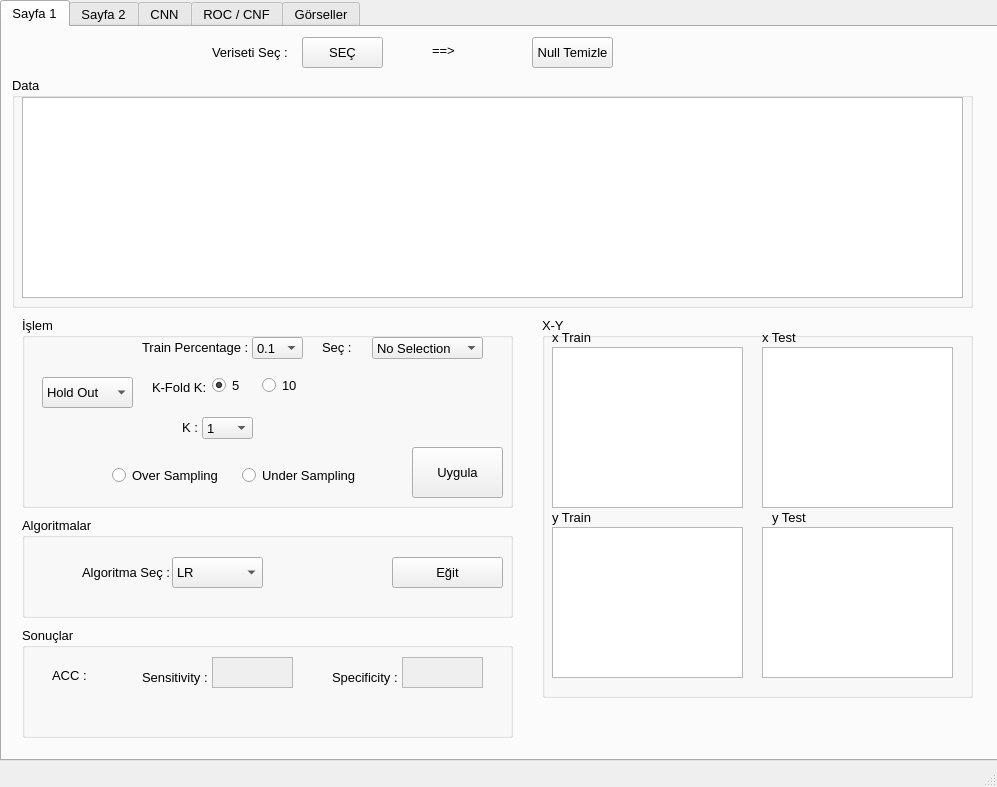
<?xml version="1.0" encoding="UTF-8"?>
<ui version="4.0">
 <class>MainWindow</class>
 <widget class="QMainWindow" name="MainWindow">
  <property name="geometry">
   <rect>
    <x>0</x>
    <y>0</y>
    <width>997</width>
    <height>787</height>
   </rect>
  </property>
  <property name="windowTitle">
   <string>MainWindow</string>
  </property>
  <widget class="QWidget" name="centralwidget">
   <widget class="QTabWidget" name="tabWidget">
    <property name="geometry">
     <rect>
      <x>0</x>
      <y>0</y>
      <width>1001</width>
      <height>761</height>
     </rect>
    </property>
    <property name="font">
     <font>
      <family>Segoe UI</family>
      <pointsize>10</pointsize>
     </font>
    </property>
    <property name="currentIndex">
     <number>0</number>
    </property>
    <widget class="QWidget" name="tab">
     <attribute name="title">
      <string>Sayfa 1</string>
     </attribute>
     <widget class="QGroupBox" name="groupBox">
      <property name="geometry">
       <rect>
        <x>20</x>
        <y>490</y>
        <width>491</width>
        <height>101</height>
       </rect>
      </property>
      <property name="font">
       <font>
        <family>Segoe UI</family>
        <pointsize>10</pointsize>
       </font>
      </property>
      <property name="title">
       <string>Algoritmalar</string>
      </property>
      <widget class="QComboBox" name="algseccb">
       <property name="geometry">
        <rect>
         <x>150</x>
         <y>40</y>
         <width>91</width>
         <height>31</height>
        </rect>
       </property>
       <property name="font">
        <font>
         <family>Segoe UI</family>
         <pointsize>10</pointsize>
        </font>
       </property>
       <item>
        <property name="text">
         <string>LR</string>
        </property>
       </item>
       <item>
        <property name="text">
         <string>DT</string>
        </property>
       </item>
       <item>
        <property name="text">
         <string>KNN</string>
        </property>
       </item>
       <item>
        <property name="text">
         <string>SVM</string>
        </property>
       </item>
      </widget>
      <widget class="QPushButton" name="egitbtn">
       <property name="geometry">
        <rect>
         <x>370</x>
         <y>40</y>
         <width>111</width>
         <height>31</height>
        </rect>
       </property>
       <property name="font">
        <font>
         <family>Segoe UI</family>
         <pointsize>10</pointsize>
        </font>
       </property>
       <property name="text">
        <string>Eğit</string>
       </property>
      </widget>
      <widget class="QLabel" name="label_10">
       <property name="geometry">
        <rect>
         <x>60</x>
         <y>40</y>
         <width>91</width>
         <height>31</height>
        </rect>
       </property>
       <property name="font">
        <font>
         <family>Segoe UI</family>
        </font>
       </property>
       <property name="text">
        <string>Algoritma Seç :</string>
       </property>
      </widget>
     </widget>
     <widget class="QGroupBox" name="groupBox_3">
      <property name="geometry">
       <rect>
        <x>20</x>
        <y>290</y>
        <width>491</width>
        <height>191</height>
       </rect>
      </property>
      <property name="font">
       <font>
        <family>Segoe UI</family>
       </font>
      </property>
      <property name="title">
       <string>İşlem</string>
      </property>
      <widget class="QPushButton" name="svm_ayir">
       <property name="geometry">
        <rect>
         <x>390</x>
         <y>130</y>
         <width>91</width>
         <height>51</height>
        </rect>
       </property>
       <property name="font">
        <font>
         <family>Segoe UI</family>
         <pointsize>10</pointsize>
        </font>
       </property>
       <property name="text">
        <string>Uygula</string>
       </property>
      </widget>
      <widget class="QComboBox" name="comboBox">
       <property name="geometry">
        <rect>
         <x>230</x>
         <y>20</y>
         <width>51</width>
         <height>22</height>
        </rect>
       </property>
       <property name="font">
        <font>
         <family>Segoe UI</family>
         <pointsize>10</pointsize>
        </font>
       </property>
       <item>
        <property name="text">
         <string>0.1</string>
        </property>
       </item>
       <item>
        <property name="text">
         <string>0.2</string>
        </property>
       </item>
       <item>
        <property name="text">
         <string>0.3</string>
        </property>
       </item>
       <item>
        <property name="text">
         <string>0.4</string>
        </property>
       </item>
       <item>
        <property name="text">
         <string>0.5</string>
        </property>
       </item>
      </widget>
      <widget class="QLabel" name="label_6">
       <property name="geometry">
        <rect>
         <x>120</x>
         <y>20</y>
         <width>111</width>
         <height>20</height>
        </rect>
       </property>
       <property name="font">
        <font>
         <family>Segoe UI</family>
         <pointsize>10</pointsize>
        </font>
       </property>
       <property name="text">
        <string>Train Percentage :</string>
       </property>
      </widget>
      <widget class="QComboBox" name="kfoldk">
       <property name="geometry">
        <rect>
         <x>180</x>
         <y>100</y>
         <width>51</width>
         <height>22</height>
        </rect>
       </property>
       <property name="font">
        <font>
         <family>Segoe UI</family>
        </font>
       </property>
       <item>
        <property name="text">
         <string>1</string>
        </property>
       </item>
       <item>
        <property name="text">
         <string>2</string>
        </property>
       </item>
       <item>
        <property name="text">
         <string>3</string>
        </property>
       </item>
       <item>
        <property name="text">
         <string>4</string>
        </property>
       </item>
       <item>
        <property name="text">
         <string>5</string>
        </property>
       </item>
      </widget>
      <widget class="QComboBox" name="comboBox_3">
       <property name="geometry">
        <rect>
         <x>20</x>
         <y>60</y>
         <width>91</width>
         <height>31</height>
        </rect>
       </property>
       <property name="font">
        <font>
         <family>Segoe UI</family>
         <pointsize>10</pointsize>
        </font>
       </property>
       <item>
        <property name="text">
         <string>Hold Out</string>
        </property>
       </item>
       <item>
        <property name="text">
         <string>K-Fold</string>
        </property>
       </item>
      </widget>
      <widget class="QLabel" name="label_21">
       <property name="geometry">
        <rect>
         <x>160</x>
         <y>100</y>
         <width>21</width>
         <height>21</height>
        </rect>
       </property>
       <property name="font">
        <font>
         <family>Segoe UI</family>
        </font>
       </property>
       <property name="text">
        <string>K :</string>
       </property>
      </widget>
      <widget class="QRadioButton" name="radioButton_10">
       <property name="geometry">
        <rect>
         <x>240</x>
         <y>60</y>
         <width>51</width>
         <height>17</height>
        </rect>
       </property>
       <property name="font">
        <font>
         <family>Segoe UI</family>
         <pointsize>10</pointsize>
        </font>
       </property>
       <property name="text">
        <string>10</string>
       </property>
      </widget>
      <widget class="QRadioButton" name="radioButton_5">
       <property name="geometry">
        <rect>
         <x>190</x>
         <y>60</y>
         <width>51</width>
         <height>17</height>
        </rect>
       </property>
       <property name="font">
        <font>
         <family>Segoe UI</family>
         <pointsize>10</pointsize>
        </font>
       </property>
       <property name="text">
        <string>5</string>
       </property>
       <property name="checked">
        <bool>true</bool>
       </property>
      </widget>
      <widget class="QLabel" name="label_22">
       <property name="geometry">
        <rect>
         <x>130</x>
         <y>60</y>
         <width>61</width>
         <height>21</height>
        </rect>
       </property>
       <property name="font">
        <font>
         <family>Segoe UI</family>
         <pointsize>10</pointsize>
        </font>
       </property>
       <property name="text">
        <string>K-Fold K:</string>
       </property>
      </widget>
      <widget class="QComboBox" name="comboBox_2">
       <property name="geometry">
        <rect>
         <x>350</x>
         <y>20</y>
         <width>111</width>
         <height>22</height>
        </rect>
       </property>
       <property name="font">
        <font>
         <family>Segoe UI</family>
        </font>
       </property>
       <item>
        <property name="text">
         <string>No Selection</string>
        </property>
       </item>
       <item>
        <property name="text">
         <string>PCA</string>
        </property>
       </item>
       <item>
        <property name="text">
         <string>chi2</string>
        </property>
       </item>
      </widget>
      <widget class="QLabel" name="label_15">
       <property name="geometry">
        <rect>
         <x>300</x>
         <y>20</y>
         <width>41</width>
         <height>21</height>
        </rect>
       </property>
       <property name="font">
        <font>
         <family>Segoe UI</family>
        </font>
       </property>
       <property name="text">
        <string>Seç :</string>
       </property>
      </widget>
      <widget class="QRadioButton" name="under">
       <property name="geometry">
        <rect>
         <x>220</x>
         <y>150</y>
         <width>121</width>
         <height>17</height>
        </rect>
       </property>
       <property name="font">
        <font>
         <family>Segoe UI</family>
        </font>
       </property>
       <property name="text">
        <string>Under Sampling</string>
       </property>
       <attribute name="buttonGroup">
        <string notr="true">buttonGroup_2</string>
       </attribute>
      </widget>
      <widget class="QRadioButton" name="over">
       <property name="geometry">
        <rect>
         <x>90</x>
         <y>150</y>
         <width>111</width>
         <height>17</height>
        </rect>
       </property>
       <property name="font">
        <font>
         <family>Segoe UI</family>
        </font>
       </property>
       <property name="text">
        <string>Over Sampling</string>
       </property>
       <attribute name="buttonGroup">
        <string notr="true">buttonGroup_2</string>
       </attribute>
      </widget>
     </widget>
     <widget class="QGroupBox" name="groupBox_7">
      <property name="geometry">
       <rect>
        <x>540</x>
        <y>290</y>
        <width>431</width>
        <height>381</height>
       </rect>
      </property>
      <property name="font">
       <font>
        <family>Segoe UI</family>
       </font>
      </property>
      <property name="title">
       <string>X-Y</string>
      </property>
      <widget class="QLabel" name="label_3">
       <property name="geometry">
        <rect>
         <x>10</x>
         <y>190</y>
         <width>71</width>
         <height>20</height>
        </rect>
       </property>
       <property name="font">
        <font>
         <family>Segoe UI</family>
         <pointsize>10</pointsize>
        </font>
       </property>
       <property name="text">
        <string>y Train</string>
       </property>
      </widget>
      <widget class="QTableWidget" name="xtesttv">
       <property name="geometry">
        <rect>
         <x>220</x>
         <y>30</y>
         <width>191</width>
         <height>161</height>
        </rect>
       </property>
       <property name="font">
        <font>
         <family>Segoe UI</family>
        </font>
       </property>
      </widget>
      <widget class="QTableWidget" name="xtraintv">
       <property name="geometry">
        <rect>
         <x>10</x>
         <y>30</y>
         <width>191</width>
         <height>161</height>
        </rect>
       </property>
       <property name="font">
        <font>
         <family>Segoe UI</family>
        </font>
       </property>
      </widget>
      <widget class="QTextEdit" name="ytraintb">
       <property name="geometry">
        <rect>
         <x>10</x>
         <y>210</y>
         <width>191</width>
         <height>151</height>
        </rect>
       </property>
       <property name="font">
        <font>
         <family>Segoe UI</family>
        </font>
       </property>
      </widget>
      <widget class="QTextEdit" name="ytesttb">
       <property name="geometry">
        <rect>
         <x>220</x>
         <y>210</y>
         <width>191</width>
         <height>151</height>
        </rect>
       </property>
       <property name="font">
        <font>
         <family>Segoe UI</family>
        </font>
       </property>
      </widget>
      <widget class="QLabel" name="label_4">
       <property name="geometry">
        <rect>
         <x>230</x>
         <y>190</y>
         <width>61</width>
         <height>20</height>
        </rect>
       </property>
       <property name="font">
        <font>
         <family>Segoe UI</family>
         <pointsize>10</pointsize>
        </font>
       </property>
       <property name="text">
        <string>y Test</string>
       </property>
      </widget>
      <widget class="QLabel" name="label">
       <property name="geometry">
        <rect>
         <x>10</x>
         <y>10</y>
         <width>61</width>
         <height>21</height>
        </rect>
       </property>
       <property name="font">
        <font>
         <family>Segoe UI</family>
         <pointsize>10</pointsize>
        </font>
       </property>
       <property name="text">
        <string>x Train</string>
       </property>
      </widget>
      <widget class="QLabel" name="label_2">
       <property name="geometry">
        <rect>
         <x>220</x>
         <y>10</y>
         <width>61</width>
         <height>21</height>
        </rect>
       </property>
       <property name="font">
        <font>
         <family>Segoe UI</family>
         <pointsize>10</pointsize>
        </font>
       </property>
       <property name="text">
        <string>x Test</string>
       </property>
      </widget>
     </widget>
     <widget class="QGroupBox" name="groupBox_8">
      <property name="geometry">
       <rect>
        <x>10</x>
        <y>50</y>
        <width>961</width>
        <height>231</height>
       </rect>
      </property>
      <property name="font">
       <font>
        <family>Segoe UI</family>
       </font>
      </property>
      <property name="title">
       <string>Data</string>
      </property>
      <widget class="QTableWidget" name="tableWidget">
       <property name="geometry">
        <rect>
         <x>10</x>
         <y>20</y>
         <width>941</width>
         <height>201</height>
        </rect>
       </property>
       <property name="font">
        <font>
         <family>Segoe UI</family>
        </font>
       </property>
      </widget>
     </widget>
     <widget class="QLabel" name="label_5">
      <property name="geometry">
       <rect>
        <x>210</x>
        <y>10</y>
        <width>81</width>
        <height>31</height>
       </rect>
      </property>
      <property name="font">
       <font>
        <family>Segoe UI</family>
        <pointsize>10</pointsize>
       </font>
      </property>
      <property name="text">
       <string>Veriseti Seç :</string>
      </property>
     </widget>
     <widget class="QPushButton" name="verisecbtn">
      <property name="geometry">
       <rect>
        <x>300</x>
        <y>10</y>
        <width>81</width>
        <height>31</height>
       </rect>
      </property>
      <property name="font">
       <font>
        <family>Segoe UI</family>
        <pointsize>10</pointsize>
       </font>
      </property>
      <property name="text">
       <string>SEÇ</string>
      </property>
     </widget>
     <widget class="QPushButton" name="nullbtn">
      <property name="geometry">
       <rect>
        <x>530</x>
        <y>10</y>
        <width>81</width>
        <height>31</height>
       </rect>
      </property>
      <property name="font">
       <font>
        <family>Segoe UI</family>
       </font>
      </property>
      <property name="text">
       <string>Null Temizle</string>
      </property>
     </widget>
     <widget class="QLabel" name="label_12">
      <property name="geometry">
       <rect>
        <x>430</x>
        <y>13</y>
        <width>61</width>
        <height>20</height>
       </rect>
      </property>
      <property name="font">
       <font>
        <family>Segoe UI</family>
       </font>
      </property>
      <property name="text">
       <string>==&gt;</string>
      </property>
     </widget>
     <widget class="QGroupBox" name="groupBox_9">
      <property name="geometry">
       <rect>
        <x>20</x>
        <y>600</y>
        <width>491</width>
        <height>111</height>
       </rect>
      </property>
      <property name="font">
       <font>
        <family>Segoe UI</family>
       </font>
      </property>
      <property name="title">
       <string>Sonuçlar</string>
      </property>
      <widget class="QTextEdit" name="textEdit_7">
       <property name="enabled">
        <bool>false</bool>
       </property>
       <property name="geometry">
        <rect>
         <x>380</x>
         <y>30</y>
         <width>81</width>
         <height>31</height>
        </rect>
       </property>
       <property name="font">
        <font>
         <family>Segoe UI</family>
        </font>
       </property>
      </widget>
      <widget class="QLabel" name="acc">
       <property name="geometry">
        <rect>
         <x>30</x>
         <y>40</y>
         <width>101</width>
         <height>16</height>
        </rect>
       </property>
       <property name="font">
        <font>
         <family>Segoe UI</family>
         <pointsize>10</pointsize>
        </font>
       </property>
       <property name="text">
        <string>ACC :</string>
       </property>
      </widget>
      <widget class="QLabel" name="label_24">
       <property name="geometry">
        <rect>
         <x>120</x>
         <y>40</y>
         <width>71</width>
         <height>21</height>
        </rect>
       </property>
       <property name="font">
        <font>
         <family>Segoe UI</family>
        </font>
       </property>
       <property name="text">
        <string>Sensitivity :</string>
       </property>
      </widget>
      <widget class="QLabel" name="label_23">
       <property name="geometry">
        <rect>
         <x>310</x>
         <y>40</y>
         <width>71</width>
         <height>21</height>
        </rect>
       </property>
       <property name="font">
        <font>
         <family>Segoe UI</family>
        </font>
       </property>
       <property name="text">
        <string>Specificity :</string>
       </property>
      </widget>
      <widget class="QTextEdit" name="textEdit_6">
       <property name="enabled">
        <bool>false</bool>
       </property>
       <property name="geometry">
        <rect>
         <x>190</x>
         <y>30</y>
         <width>81</width>
         <height>31</height>
        </rect>
       </property>
       <property name="font">
        <font>
         <family>Segoe UI</family>
        </font>
       </property>
      </widget>
      <widget class="QLabel" name="label_8">
       <property name="geometry">
        <rect>
         <x>0</x>
         <y>80</y>
         <width>441</width>
         <height>16</height>
        </rect>
       </property>
       <property name="font">
        <font>
         <family>Segoe UI</family>
         <pointsize>10</pointsize>
        </font>
       </property>
       <property name="text">
        <string/>
       </property>
      </widget>
     </widget>
    </widget>
    <widget class="QWidget" name="tab_2">
     <attribute name="title">
      <string>Sayfa 2</string>
     </attribute>
     <widget class="QGroupBox" name="groupBox_2">
      <property name="geometry">
       <rect>
        <x>180</x>
        <y>300</y>
        <width>501</width>
        <height>211</height>
       </rect>
      </property>
      <property name="title">
       <string>Toplu Öğrenme Yaklaşımları</string>
      </property>
      <widget class="QPushButton" name="baggingbtn">
       <property name="geometry">
        <rect>
         <x>30</x>
         <y>30</y>
         <width>91</width>
         <height>41</height>
        </rect>
       </property>
       <property name="text">
        <string>Bagging</string>
       </property>
      </widget>
      <widget class="QPushButton" name="boostingbtn">
       <property name="geometry">
        <rect>
         <x>30</x>
         <y>130</y>
         <width>91</width>
         <height>41</height>
        </rect>
       </property>
       <property name="text">
        <string>Boosting </string>
       </property>
      </widget>
      <widget class="QPushButton" name="votingbtn">
       <property name="geometry">
        <rect>
         <x>30</x>
         <y>80</y>
         <width>91</width>
         <height>41</height>
        </rect>
       </property>
       <property name="text">
        <string>Voting </string>
       </property>
      </widget>
      <widget class="QTextEdit" name="textEdit_3">
       <property name="geometry">
        <rect>
         <x>320</x>
         <y>140</y>
         <width>171</width>
         <height>61</height>
        </rect>
       </property>
      </widget>
      <widget class="QLabel" name="label_13">
       <property name="geometry">
        <rect>
         <x>270</x>
         <y>160</y>
         <width>41</width>
         <height>31</height>
        </rect>
       </property>
       <property name="text">
        <string>ACC :</string>
       </property>
      </widget>
      <widget class="QLabel" name="label_16">
       <property name="geometry">
        <rect>
         <x>270</x>
         <y>50</y>
         <width>51</width>
         <height>41</height>
        </rect>
       </property>
       <property name="text">
        <string>Predict :</string>
       </property>
      </widget>
      <widget class="QTextEdit" name="textEdit_4">
       <property name="geometry">
        <rect>
         <x>320</x>
         <y>40</y>
         <width>171</width>
         <height>61</height>
        </rect>
       </property>
      </widget>
     </widget>
     <widget class="QGroupBox" name="groupBox_4">
      <property name="geometry">
       <rect>
        <x>410</x>
        <y>10</y>
        <width>571</width>
        <height>261</height>
       </rect>
      </property>
      <property name="title">
       <string>Random Grid</string>
      </property>
      <widget class="QTextEdit" name="textEdit">
       <property name="geometry">
        <rect>
         <x>150</x>
         <y>30</y>
         <width>391</width>
         <height>191</height>
        </rect>
       </property>
      </widget>
      <widget class="QComboBox" name="comboBox_4">
       <property name="geometry">
        <rect>
         <x>20</x>
         <y>50</y>
         <width>111</width>
         <height>31</height>
        </rect>
       </property>
       <item>
        <property name="text">
         <string>LR</string>
        </property>
       </item>
       <item>
        <property name="text">
         <string>SVM</string>
        </property>
       </item>
      </widget>
      <widget class="QRadioButton" name="radioButton_2">
       <property name="geometry">
        <rect>
         <x>20</x>
         <y>120</y>
         <width>111</width>
         <height>41</height>
        </rect>
       </property>
       <property name="font">
        <font>
         <family>Segoe UI</family>
         <pointsize>10</pointsize>
        </font>
       </property>
       <property name="text">
        <string>Grid Search</string>
       </property>
       <attribute name="buttonGroup">
        <string notr="true">buttonGroup</string>
       </attribute>
      </widget>
      <widget class="QPushButton" name="pushButton">
       <property name="geometry">
        <rect>
         <x>30</x>
         <y>160</y>
         <width>91</width>
         <height>51</height>
        </rect>
       </property>
       <property name="font">
        <font>
         <family>Segoe UI</family>
         <pointsize>10</pointsize>
        </font>
       </property>
       <property name="text">
        <string>Uygula</string>
       </property>
      </widget>
      <widget class="QRadioButton" name="radioButton">
       <property name="geometry">
        <rect>
         <x>20</x>
         <y>80</y>
         <width>121</width>
         <height>41</height>
        </rect>
       </property>
       <property name="font">
        <font>
         <family>Segoe UI</family>
         <pointsize>10</pointsize>
        </font>
       </property>
       <property name="text">
        <string>Random Search</string>
       </property>
       <attribute name="buttonGroup">
        <string notr="true">buttonGroup</string>
       </attribute>
      </widget>
     </widget>
     <widget class="QGroupBox" name="groupBox_6">
      <property name="geometry">
       <rect>
        <x>0</x>
        <y>10</y>
        <width>301</width>
        <height>261</height>
       </rect>
      </property>
      <property name="title">
       <string>Conf. Mat.</string>
      </property>
      <widget class="QLabel" name="label_7">
       <property name="geometry">
        <rect>
         <x>10</x>
         <y>10</y>
         <width>101</width>
         <height>51</height>
        </rect>
       </property>
       <property name="font">
        <font>
         <family>Segoe UI</family>
         <pointsize>10</pointsize>
        </font>
       </property>
       <property name="text">
        <string>Confision Matrix </string>
       </property>
      </widget>
      <widget class="QTextEdit" name="textEdit_cm">
       <property name="geometry">
        <rect>
         <x>10</x>
         <y>50</y>
         <width>281</width>
         <height>201</height>
        </rect>
       </property>
      </widget>
     </widget>
    </widget>
    <widget class="QWidget" name="tab_6">
     <attribute name="title">
      <string>CNN</string>
     </attribute>
     <widget class="QGroupBox" name="groupBox_5">
      <property name="geometry">
       <rect>
        <x>10</x>
        <y>200</y>
        <width>971</width>
        <height>251</height>
       </rect>
      </property>
      <property name="title">
       <string>Derin Öğrenme</string>
      </property>
      <widget class="QTextEdit" name="textEdit_5">
       <property name="geometry">
        <rect>
         <x>780</x>
         <y>150</y>
         <width>121</width>
         <height>71</height>
        </rect>
       </property>
       <property name="font">
        <font>
         <family>Segoe UI</family>
         <pointsize>10</pointsize>
        </font>
       </property>
      </widget>
      <widget class="QLabel" name="label_18">
       <property name="geometry">
        <rect>
         <x>80</x>
         <y>160</y>
         <width>51</width>
         <height>51</height>
        </rect>
       </property>
       <property name="font">
        <font>
         <family>Segoe UI</family>
         <pointsize>10</pointsize>
        </font>
       </property>
       <property name="text">
        <string>ACC 
 LOSS  </string>
       </property>
      </widget>
      <widget class="QLabel" name="label_25">
       <property name="geometry">
        <rect>
         <x>700</x>
         <y>160</y>
         <width>71</width>
         <height>51</height>
        </rect>
       </property>
       <property name="font">
        <font>
         <family>Segoe UI</family>
         <pointsize>10</pointsize>
        </font>
       </property>
       <property name="text">
        <string>Conf. Matrix :</string>
       </property>
      </widget>
      <widget class="QTextEdit" name="textEdit_8">
       <property name="geometry">
        <rect>
         <x>130</x>
         <y>150</y>
         <width>261</width>
         <height>71</height>
        </rect>
       </property>
       <property name="font">
        <font>
         <family>Segoe UI</family>
         <pointsize>10</pointsize>
        </font>
       </property>
      </widget>
      <widget class="QTextEdit" name="textEdit_9">
       <property name="geometry">
        <rect>
         <x>480</x>
         <y>150</y>
         <width>181</width>
         <height>71</height>
        </rect>
       </property>
       <property name="font">
        <font>
         <family>Segoe UI</family>
         <pointsize>10</pointsize>
        </font>
       </property>
      </widget>
      <widget class="QLabel" name="label_26">
       <property name="geometry">
        <rect>
         <x>440</x>
         <y>170</y>
         <width>41</width>
         <height>31</height>
        </rect>
       </property>
       <property name="font">
        <font>
         <family>Segoe UI</family>
         <pointsize>10</pointsize>
        </font>
       </property>
       <property name="text">
        <string>ACC:</string>
       </property>
      </widget>
      <widget class="QPushButton" name="cnnbtn">
       <property name="geometry">
        <rect>
         <x>450</x>
         <y>60</y>
         <width>81</width>
         <height>41</height>
        </rect>
       </property>
       <property name="font">
        <font>
         <family>Segoe UI</family>
         <pointsize>10</pointsize>
        </font>
       </property>
       <property name="text">
        <string>CNN</string>
       </property>
      </widget>
      <widget class="QLabel" name="label_27">
       <property name="geometry">
        <rect>
         <x>150</x>
         <y>70</y>
         <width>61</width>
         <height>21</height>
        </rect>
       </property>
       <property name="text">
        <string>Epochs :</string>
       </property>
      </widget>
      <widget class="QLabel" name="label_28">
       <property name="geometry">
        <rect>
         <x>300</x>
         <y>70</y>
         <width>71</width>
         <height>21</height>
        </rect>
       </property>
       <property name="text">
        <string>Batch Size :</string>
       </property>
      </widget>
      <widget class="QLineEdit" name="eptb_3">
       <property name="geometry">
        <rect>
         <x>200</x>
         <y>70</y>
         <width>31</width>
         <height>20</height>
        </rect>
       </property>
       <property name="font">
        <font>
         <family>Segoe UI</family>
         <pointsize>10</pointsize>
        </font>
       </property>
       <property name="text">
        <string>32</string>
       </property>
      </widget>
      <widget class="QLineEdit" name="bstb_4">
       <property name="geometry">
        <rect>
         <x>370</x>
         <y>70</y>
         <width>31</width>
         <height>20</height>
        </rect>
       </property>
       <property name="font">
        <font>
         <family>Segoe UI</family>
         <pointsize>10</pointsize>
        </font>
       </property>
       <property name="text">
        <string>15</string>
       </property>
      </widget>
     </widget>
    </widget>
    <widget class="QWidget" name="tab_5">
     <attribute name="title">
      <string>ROC / CNF</string>
     </attribute>
     <widget class="QLabel" name="label_29">
      <property name="geometry">
       <rect>
        <x>490</x>
        <y>0</y>
        <width>481</width>
        <height>691</height>
       </rect>
      </property>
      <property name="text">
       <string>GÖRÜNTÜ 2</string>
      </property>
     </widget>
     <widget class="QLabel" name="label_9">
      <property name="geometry">
       <rect>
        <x>0</x>
        <y>0</y>
        <width>481</width>
        <height>691</height>
       </rect>
      </property>
      <property name="text">
       <string>GÖRÜNTÜ 1</string>
      </property>
     </widget>
    </widget>
    <widget class="QWidget" name="tab_3">
     <attribute name="title">
      <string>Görseller</string>
     </attribute>
     <widget class="QLabel" name="label_11">
      <property name="geometry">
       <rect>
        <x>10</x>
        <y>0</y>
        <width>481</width>
        <height>641</height>
       </rect>
      </property>
      <property name="text">
       <string>GÖRÜNTÜ 3</string>
      </property>
     </widget>
    </widget>
   </widget>
  </widget>
  <widget class="QMenuBar" name="menubar">
   <property name="geometry">
    <rect>
     <x>0</x>
     <y>0</y>
     <width>997</width>
     <height>21</height>
    </rect>
   </property>
  </widget>
  <widget class="QStatusBar" name="statusbar"/>
 </widget>
 <resources/>
 <connections/>
 <buttongroups>
  <buttongroup name="buttonGroup"/>
  <buttongroup name="buttonGroup_2"/>
 </buttongroups>
</ui>
